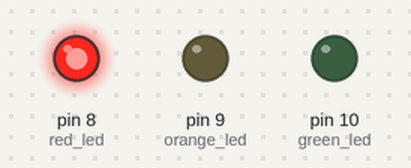
Simulated run of this sketch. Board: Arduino Uno, built with avr-gcc and run on an emulated ATmega328P. On the bench: output pins drawn as LEDs (lit = HIGH).

Above: at 10.0 s.
At 33.0 s:
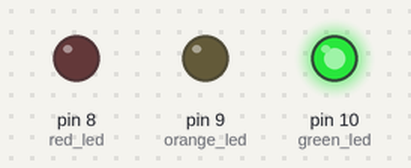
At 44.5 s:
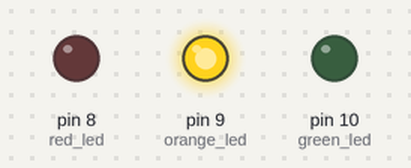
Timing chart, 0 to 59.8 s (numbered marks = the images above):
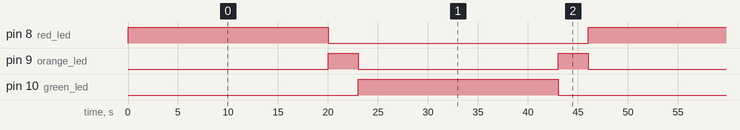

The sketch:

traffic_light.ino
```cpp
/*
Ruby r more r Traffic Light🥱
This code is fully written by Suvam Dey

*/
const int red_led = 8;
const int orange_led = 9;
const int green_led = 10;

void setup() {
  pinMode(red_led, OUTPUT);
  pinMode(orange_led, OUTPUT);
  pinMode(green_led, OUTPUT);
}

void loop() {

  // Red Light
  digitalWrite(red_led, HIGH);
  delay(20000);
  digitalWrite(red_led, LOW);

  // Yellow Light (Ready to Go)
  digitalWrite(orange_led, HIGH);
  delay(3000);
  digitalWrite(orange_led, LOW);

  // Green Light
  digitalWrite(green_led, HIGH);
  delay(20000);
  digitalWrite(green_led, LOW);

  // Yellow Light (Prepare to Stop)
  digitalWrite(orange_led, HIGH);
  delay(3000);
  digitalWrite(orange_led, LOW);
}
```

Measured:
- by itself, pin 8 (red_led), pin 10 (green_led): alternates HIGH for 20.0 s and LOW for 26.0 s
- by itself, pin 9 (orange_led): alternates HIGH for 3.0 s and LOW for 20.0 s
- by itself, everything shown: repeats every 46.0 s, in 5 steps
